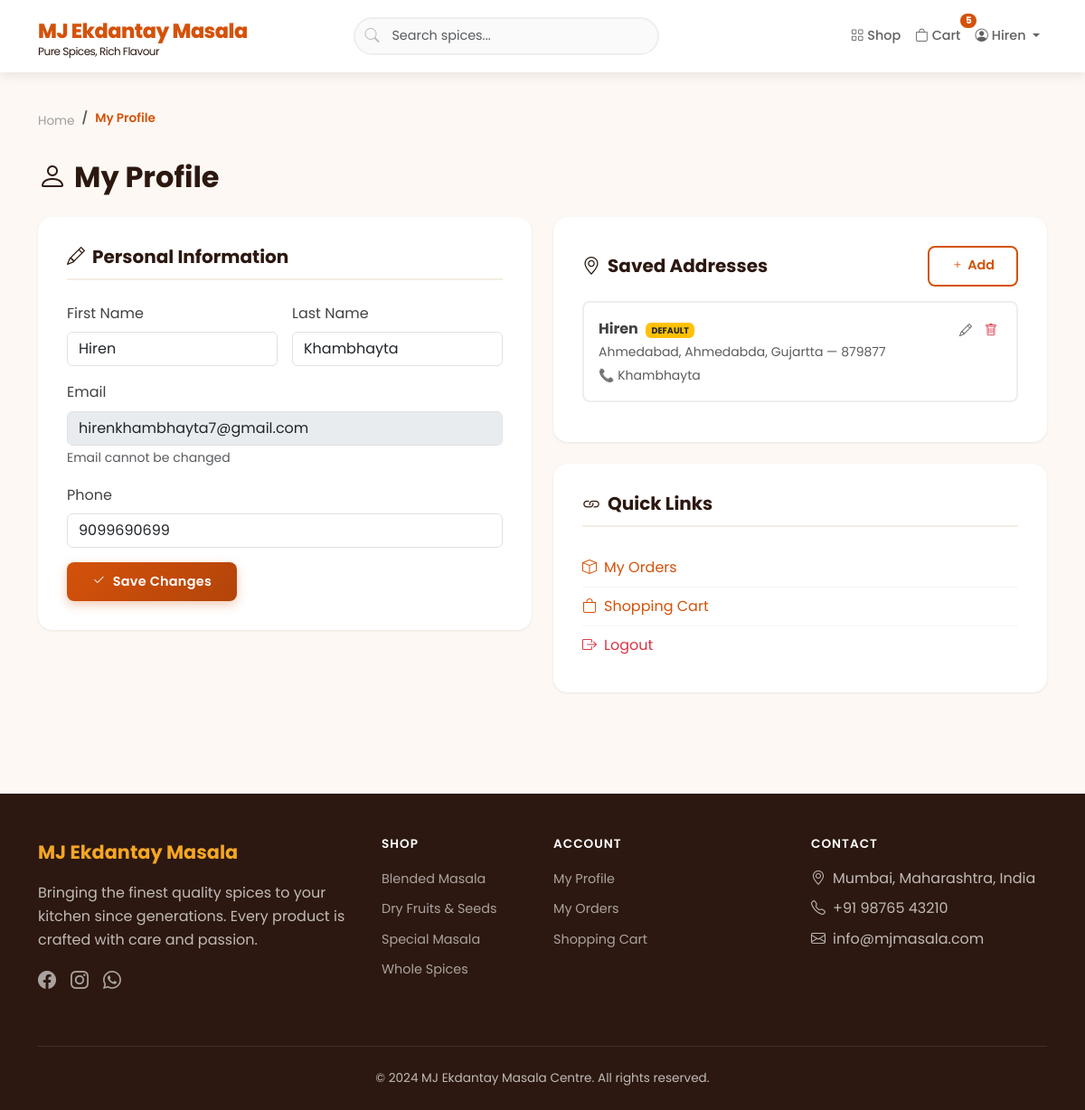
/accounts/profile/ (signed in), run on the app's committed database.
### accounts/models.py (models this page shows, shortened)
class UserProfile(models.Model):
    user = models.OneToOneField(
        settings.AUTH_USER_MODEL, on_delete=models.CASCADE, related_name='profile'
    )
    phone = models.CharField(max_length=20, blank=True)
    profile_picture = models.ImageField(upload_to='profiles/', blank=True, null=True)

class Address(models.Model):
    user = models.ForeignKey(
        settings.AUTH_USER_MODEL, on_delete=models.CASCADE, related_name='addresses'
    )
    full_name = models.CharField(max_length=200)
    phone = models.CharField(max_length=20)
    address_line1 = models.TextField()
    city = models.CharField(max_length=100)
    state = models.CharField(max_length=100)
    pincode = models.CharField(max_length=10)
    is_default = models.BooleanField(default=False)
    created_at = models.DateTimeField(auto_now_add=True)
    class Meta:
        verbose_name_plural = 'Addresses'
        ordering = ['-is_default', '-created_at']

### products/models.py (models this page shows, shortened)
class Category(models.Model):
    name = models.CharField(max_length=200)
    slug = models.SlugField(max_length=200, unique=True)
    description = models.TextField(blank=True)
    image = models.ImageField(upload_to='categories/', blank=True, null=True)
    created_at = models.DateTimeField(auto_now_add=True)
    class Meta:
        verbose_name_plural = 'Categories'
        ordering = ['name']
    def get_absolute_url(self):
        return reverse('products:category', kwargs={'slug': self.slug})

### accounts/views.py (the view)
# urls.py: path('profile/', views.profile_view, name='profile'),
@login_required
def profile_view(request):
    if request.method == 'POST':
        form = UserProfileForm(request.POST, instance=request.user.profile)
        first_name = request.POST.get('first_name', '')
        last_name = request.POST.get('last_name', '')
        if form.is_valid():
            request.user.first_name = first_name
            request.user.last_name = last_name
            request.user.save()
            form.save()
            messages.success(request, 'Profile updated successfully.')
            return redirect('accounts:profile')
    else:
        form = UserProfileForm(instance=request.user.profile)
    addresses = Address.objects.filter(user=request.user)
    context = {
        'form': form,
        'addresses': addresses,
    }
    return render(request, 'accounts/profile.html', context)

### accounts/forms.py
class UserProfileForm(forms.ModelForm):
    first_name = forms.CharField(max_length=30, widget=forms.TextInput(
        attrs={'class': 'form-control'}
    ))
    last_name = forms.CharField(max_length=30, widget=forms.TextInput(
        attrs={'class': 'form-control'}
    ))
    class Meta:
        model = UserProfile
        fields = ['phone']
        widgets = {
            'phone': forms.TextInput(attrs={'class': 'form-control'}),
        }

### orders/context_processors.py (called while the page is built)
def cart_count(request):
    count = 0
    try:
        if request.user.is_authenticated:
            cart = Cart.objects.filter(user=request.user).first()
        else:
            if not request.session.session_key:
                request.session.create()
            cart = Cart.objects.filter(session_key=request.session.session_key).first()
        if cart:
            count = cart.total_items
    except Exception:
        pass
    return {'cart_item_count': count}

### orders/models.py (called while the page is built)
    @property
    def total_items(self):
        return sum(item.quantity for item in self.items.all())

### products/context_processors.py (called while the page is built)
def categories_processor(request):
    return {
        'all_categories': Category.objects.all()
    }

### templates/accounts/profile.html (shortened to what this page needs)
{% extends 'base.html' %}
{% load static %}
{% block content %}
<div class="container py-4">
    <nav class="breadcrumb-custom">
        <ol class="breadcrumb mb-0">
            <li class="breadcrumb-item"><a href="{% url 'products:home' %}">Home</a></li>
            <li class="breadcrumb-item active">My Profile</li>
        </ol>
    </nav>
    <h2 class="section-title mb-4"><i class="bi bi-person me-2"></i>My Profile</h2>
    <div class="row g-4">
        <div class="col-lg-6">
            <div class="profile-card">
                <h5><i class="bi bi-pencil me-2"></i>Personal Information</h5>
                <form method="POST" action="{% url 'accounts:profile' %}">
                    <div class="row g-3">
                        <div class="col-6">
                            <label class="form-label">First Name</label>
                            <input type="text" name="first_name" class="form-control" value="{{ user.first_name }}">
                        </div>
                        <div class="col-6">
                            <label class="form-label">Last Name</label>
                            <input type="text" name="last_name" class="form-control" value="{{ user.last_name }}">
                        </div>
                        <div class="col-12">
                            <label class="form-label">Email</label>
                            <input type="email" class="form-control" value="{{ user.email }}" disabled>
                            <small class="text-muted">Email cannot be changed</small>
                        </div>
                        <div class="col-12">
                            <label class="form-label">Phone</label>
                            {{ form.phone }}
                        </div>
                    </div>
                    <button type="submit" class="btn btn-primary-custom mt-3">
                        <i class="bi bi-check2 me-2"></i>Save Changes
                    </button>
                </form>
            </div>
        </div>
        <div class="col-lg-6">
            <div class="profile-card">
                <div class="d-flex justify-content-between align-items-center mb-3">
                    <h5 class="mb-0" style="border: none; padding: 0;"><i class="bi bi-geo-alt me-2"></i>Saved Addresses</h5>
                    <a href="{% url 'accounts:add_address' %}" class="btn btn-sm btn-outline-custom">
                        <i class="bi bi-plus me-1"></i>Add
                    </a>
                </div>
                {% if addresses %}
                {% for addr in addresses %}
                <div class="address-card" style="cursor: default;">
                    <div class="d-flex justify-content-between">
                        <div>
                            <strong>{{ addr.full_name }}</strong>
                            {% if addr.is_default %}<span class="badge bg-warning text-dark ms-1" style="font-size:0.6rem;">DEFAULT</span>{% endif %}
                            <br>
                            <small class="text-muted">{{ addr.address_line1 }}, {{ addr.city }}, {{ addr.state }} — {{ addr.pincode }}</small>
                            <br><small class="text-muted">📞 {{ addr.phone }}</small>
                        </div>
                        <div class="d-flex gap-1">
                            <a href="{% url 'accounts:edit_address' addr.pk %}" class="btn btn-sm btn-link text-muted p-1"><i class="bi bi-pencil"></i></a>
                            <form method="POST" action="{% url 'accounts:delete_address' addr.pk %}" class="d-inline">
                                <button type="submit" class="btn btn-sm btn-link text-danger p-1" onclick="return confirm('Delete this address?')"><i class="bi bi-trash"></i></button>
                            </form>
                        </div>
                    </div>
                </div>
                {% endfor %}
                {% else %}
                <p class="text-muted small">No saved addresses yet.</p>
                {% endif %}
            </div>
            <div class="profile-card">
                <h5><i class="bi bi-link me-2"></i>Quick Links</h5>
                <a href="{% url 'accounts:my_orders' %}" class="d-block py-2 border-bottom" style="border-color: var(--gray-100) !important;">
                    <i class="bi bi-box me-2"></i>My Orders
                </a>
                <a href="{% url 'orders:cart' %}" class="d-block py-2 border-bottom" style="border-color: var(--gray-100) !important;">
                    <i class="bi bi-bag me-2"></i>Shopping Cart
                </a>
                <a href="{% url 'accounts:logout' %}" class="d-block py-2 text-danger">
                    <i class="bi bi-box-arrow-right me-2"></i>Logout
                </a>
            </div>
        </div>
    </div>
</div>
{% endblock %}

### templates/base.html (shortened to what this page needs)
{% load static %}
{% load product_tags %}
<!DOCTYPE html>
<html lang="en">
<head>
    <link href="https://cdn.jsdelivr.net/npm/bootstrap@5.3.2/dist/css/bootstrap.min.css" rel="stylesheet">
    <link href="https://cdn.jsdelivr.net/npm/bootstrap-icons@1.11.1/font/bootstrap-icons.css" rel="stylesheet">
    <link href="{% static 'css/style.css' %}" rel="stylesheet">
</head>
<body>
    <nav class="navbar navbar-expand-lg navbar-custom">
        <div class="container">
            <a class="navbar-brand" href="{% url 'products:home' %}">
                MJ Ekdantay Masala
                <span>Pure Spices, Rich Flavour</span>
            </a>
            <div class="collapse navbar-collapse" id="navbarMain">
                <form class="navbar-search mx-auto" action="{% url 'products:shop' %}" method="GET">
                    <i class="bi bi-search search-icon"></i>
                    <input type="text" name="q" class="form-control" placeholder="Search spices..." value="{{ request.GET.q|default:'' }}">
                </form>
                <ul class="navbar-nav ms-auto align-items-center">
                    <li class="nav-item">
                        <a class="nav-link" href="{% url 'products:shop' %}">
                            <i class="bi bi-grid me-1"></i>Shop
                        </a>
                    </li>
                    <li class="nav-item">
                        <a class="nav-link cart-badge" href="{% url 'orders:cart' %}">
                            <i class="bi bi-bag me-1"></i>Cart
                            <span class="badge cart-count-badge" style="{% if cart_item_count == 0 %}display:none{% endif %}">{{ cart_item_count }}</span>
                        </a>
                    </li>
                    {% if user.is_authenticated %}
                    <li class="nav-item dropdown">
                        <a class="nav-link dropdown-toggle" href="#" data-bs-toggle="dropdown">
                            <i class="bi bi-person-circle me-1"></i>{{ user.first_name|default:"Account" }}
                        </a>
                    </li>
                    {% endif %}
                </ul>
            </div>
        </div>
    </nav>
    {% block content %}{% endblock %}
    <footer class="footer">
        <div class="container">
            <div class="row">
                <div class="col-lg-4 mb-4">
                    <div class="footer-brand mb-3">MJ Ekdantay Masala</div>
                    <p class="mb-3">Bringing the finest quality spices to your kitchen since generations. Every product is crafted with care and passion.</p>
                    <div class="d-flex gap-3">
                        <a href="#"><i class="bi bi-facebook fs-5"></i></a>
                        <a href="#"><i class="bi bi-instagram fs-5"></i></a>
                        <a href="#"><i class="bi bi-whatsapp fs-5"></i></a>
                    </div>
                </div>
                <div class="col-lg-2 col-md-4 mb-4">
                    <h6>Shop</h6>
                    <ul class="list-unstyled">
                        {% for cat in all_categories %}
                        <li class="mb-2"><a href="{{ cat.get_absolute_url }}">{{ cat.name }}</a></li>
                        {% endfor %}
                    </ul>
                </div>
                <div class="col-lg-3 col-md-4 mb-4">
                    <h6>Account</h6>
                    <ul class="list-unstyled">
                        <li class="mb-2"><a href="{% url 'accounts:profile' %}">My Profile</a></li>
                        <li class="mb-2"><a href="{% url 'accounts:my_orders' %}">My Orders</a></li>
                        <li class="mb-2"><a href="{% url 'orders:cart' %}">Shopping Cart</a></li>
                    </ul>
                </div>
                <div class="col-lg-3 col-md-4 mb-4">
                    <h6>Contact</h6>
                    <ul class="list-unstyled">
                        <li class="mb-2"><i class="bi bi-geo-alt me-2"></i>Mumbai, Maharashtra, India</li>
                        <li class="mb-2"><i class="bi bi-telephone me-2"></i>+91 98765 43210</li>
                        <li class="mb-2"><i class="bi bi-envelope me-2"></i>info@mjmasala.com</li>
                    </ul>
                </div>
            </div>
            <div class="footer-bottom">
                <p class="mb-0">&copy; 2024 MJ Ekdantay Masala Centre. All rights reserved.</p>
            </div>
        </div>
    </footer>
</body>
</html>

### data on the page
UserProfile: phone "9099690699"
Address: full_name "Hiren", is_default "DEFAULT", address_line1 "Ahmedabad", city "Ahmedabda", state "Gujartta", pincode "879877", phone "Khambhayta"
Category: name "Blended Masala"
Category: name "Dry Fruits & Seeds"
Category: name "Special Masala"
Category: name "Whole Spices"

### other printed values
{{ cart_item_count }} "5"
{{ user.first_name|default:"Account" }} "Hiren"
